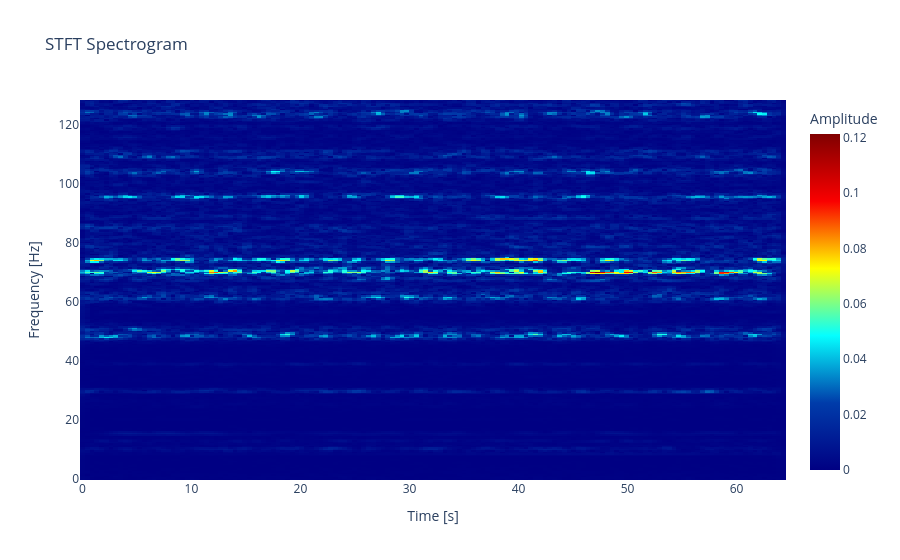

The code cell stored with this chart in its notebook:
### Code cell
fig = go.Figure(
    data=go.Heatmap(
        # z=20*np.log10(np.abs(s)),
        z=np.abs(s),
        x=t,
        y=f,
        colorscale='jet',
        colorbar=dict(title='Amplitude')
    )
)
fig.update_layout(
    title="STFT Spectrogram",
    xaxis_title="Time [s]",
    yaxis_title="Frequency [Hz]"
)
fig.show()

### Figure 1 — Plotly figure (JSON) as saved in the notebook; plotly's stock layout.template omitted (floating-point values rounded to 4 significant figures; data arrays with more than 128 entries replaced by an {"elided": "..."} marker saying what was removed)
{"data": [{"colorbar": {"title": {"text": "Amplitude"}}, "colorscale": [[0, "rgb(0,0,131)"], [0.2, "rgb(0,60,170)"], [0.4, "rgb(5,255,255)"], [0.6, "rgb(255,255,0)"], [0.8, "rgb(250,0,0)"], [1, "rgb(128,0,0)"]], "type": "heatmap", "x": {"elided": "148 float values"}, "y": {"elided": "257 float values"}, "z": {"elided": "257x148 float values"}}], "layout": {"title": {"text": "STFT Spectrogram"}, "xaxis": {"title": {"text": "Time [s]"}}, "yaxis": {"title": {"text": "Frequency [Hz]"}}}}
